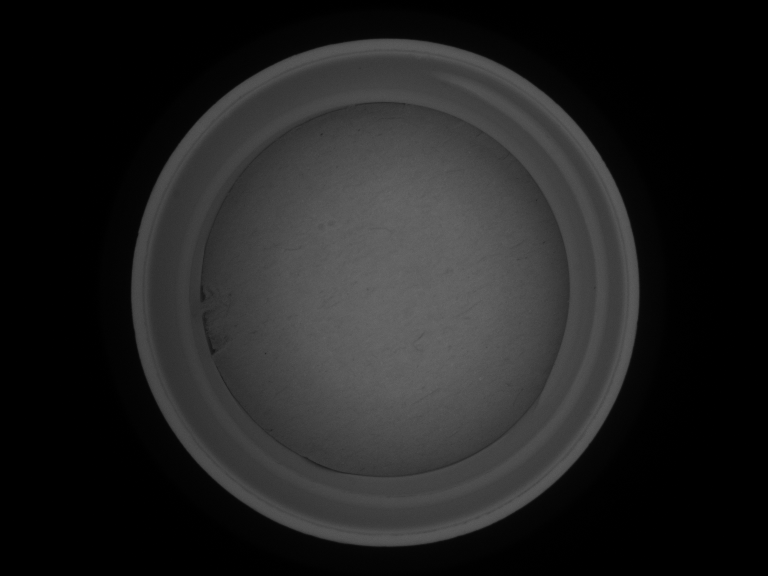
#> input picture caps/d_16.bmp, 768 x 576 px
$ python LinerDefect_Gradient.py   (older library calls are emulated)
#> lines starting #> are read from the running program, lines starting #| are printed output that depends on the picture
### Labelling.py
import cv2
import numpy as np
import os

# [54 lines left out: function labelling, not called in this run]

# [13 lines of commented-out code are left out]
def bestLabelling(file):
    img = cv2.imread('caps/' + file, cv2.IMREAD_GRAYSCALE)

    t1 =  cv2.getTickCount()

    edges = cv2.Canny(img, 100, 100, apertureSize=3, L2gradient=False)

    #cv2.imshow('aaa', edges)
    #cv2.waitKey()

    t2 = cv2.getTickCount()

    retVal, labels = cv2.connectedComponentsWithAlgorithm(edges, 8, cv2.CV_16U, cv2.CCL_DEFAULT)

    t3 = cv2.getTickCount()

    #blobs = np.full(retVal - 1, None)
    #blobs = [] * (retVal - 1)
    blobs = []

    # [66 lines of commented-out code are left out]


    nonzero = np.nonzero(labels)

    blobsX = [[] for i in range(retVal)]
    blobsY = [[] for i in range(retVal)]

    #nonzero = (nonzeroArrays[0].tolist(), nonzeroArrays[1].tolist())

    for i in range(0, len(nonzero[0])):
        x = nonzero[0][i]
        y = nonzero[1][i]

        p = labels[x][y]

        blobsX[p - 1].append(x)
        blobsY[p - 1].append(y)


    result = [[] for i in range(retVal)]

    for i in range(retVal):
        result[i] = (blobsX[i], blobsY[i])

    return result


    # [66 lines of commented-out code are left out]

# [25 lines left out: function bestLabellingGradient, not called in this run]

# [3 lines that do not run on import are left out]

    #res = bestLabelling('d_16.bmp')

    #for i in res:
    #    print (i)

### LinerDefect_Gradient.py
import cv2
import numpy as np
import os
from matplotlib import pyplot as plt
import math
import random
import Labelling
import ProjectTest_Gava
import Outliers

def calcMagnitude(img):
    dx = cv2.Sobel(img, cv2.CV_32F, 1, 0, 3)
    dy = cv2.Sobel(img, cv2.CV_32F, 0, 1, 3)
    #print(dx)
    #print(dy)
    res = cv2.magnitude(dx, dy)
    ##cv2.imshow("res", res)
    #res = cv2.normalize(res, 0.0, 255.0, cv2.CV_8U)
    #print(res)
    dx = np.uint8(np.absolute(dx))
    dy = np.uint8(np.absolute(dy))
    res = np.uint8(np.absolute(res))
    #cv2.imshow("dx", dx)
    #cv2.imshow("dy", dy)
    #cv2.imshow("res", res)
    cv2.waitKey()
    cv2.destroyAllWindows()
    return res

goodCap = cv2.imread("./caps/d_16.bmp", cv2.IMREAD_GRAYSCALE)
#> goodCap is the input picture: shape (576, 768); min 0, max 104, mean 33.6
incompleteLiner = cv2.imread("./caps/d_18.bmp", cv2.IMREAD_GRAYSCALE)
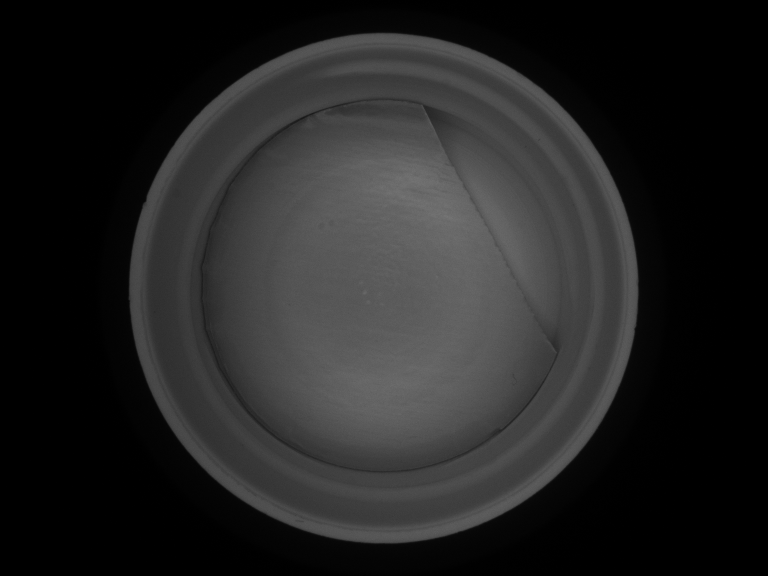
#> input picture caps/d_18.bmp, 768 x 576 px
#> incompleteLiner is the input picture: shape (576, 768); min 0, max 118, mean 34.8
missingLiner = cv2.imread("./caps/d_31.bmp", cv2.IMREAD_GRAYSCALE)
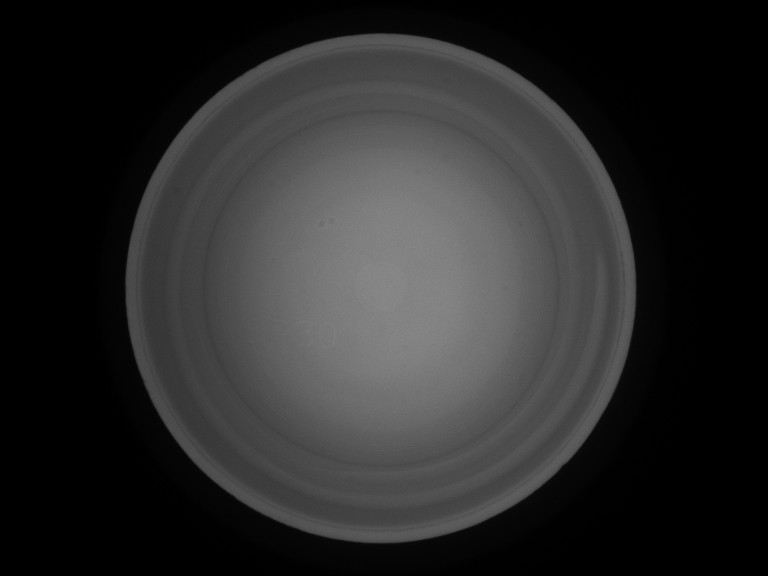
#> input picture caps/d_31.bmp, 768 x 576 px
#> missingLiner is the input picture: shape (576, 768); min 0, max 138, mean 41.3
goodCapMagnitude = calcMagnitude(goodCap)
#> in calcMagnitude, `dy = cv2.Sobel(img, cv2.CV_32F, 0, 1, 3)`:
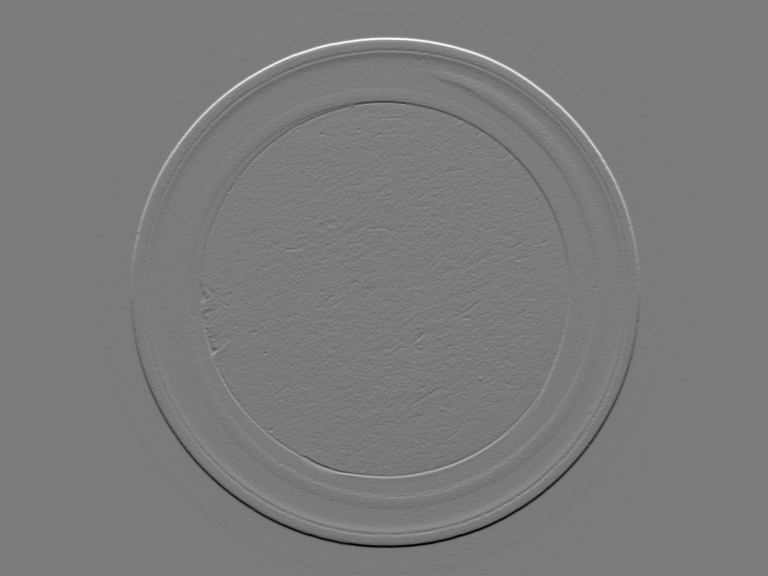
#> dy: shape (576, 768) float32; min -220, max 236, mean 0; drawn with min black and max white
incompleteLinerMagnitude = calcMagnitude(incompleteLiner)
#> in calcMagnitude (call 2), `dy = cv2.Sobel(img, cv2.CV_32F, 0, 1, 3)`:
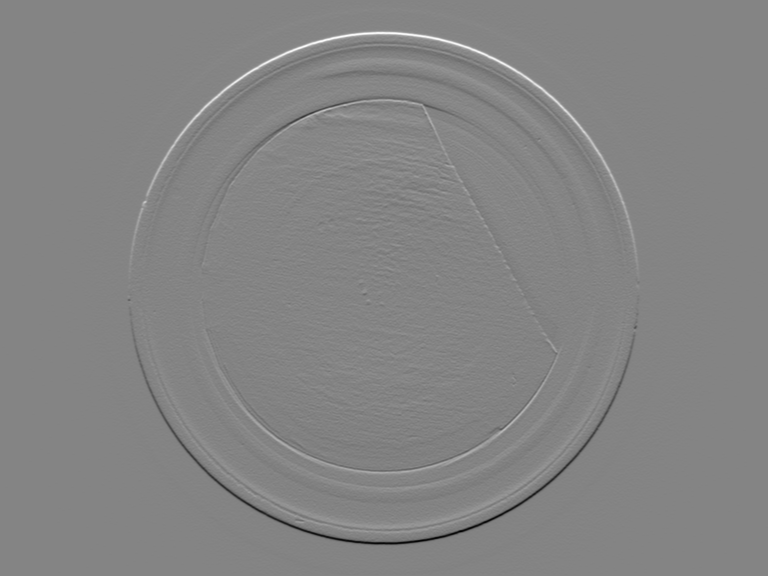
#> dy: shape (576, 768) float32; min -248, max 230, mean 0; drawn with min black and max white
#> in calcMagnitude (call 2), `res = cv2.magnitude(dx, dy)`:
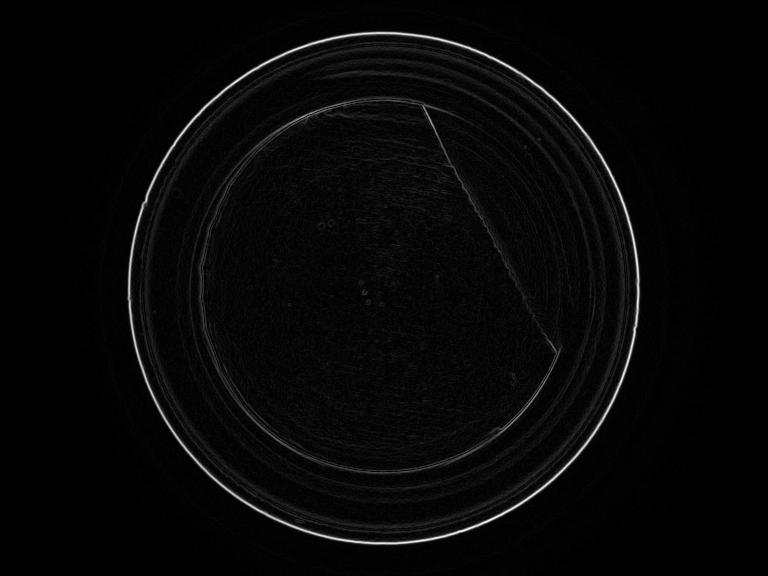
#> res: shape (576, 768) float32; min 0, max 252.6, mean 7.2
missingLinerMagnitude = calcMagnitude(missingLiner)
#> in calcMagnitude (call 3), `dx = cv2.Sobel(img, cv2.CV_32F, 1, 0, 3)`:
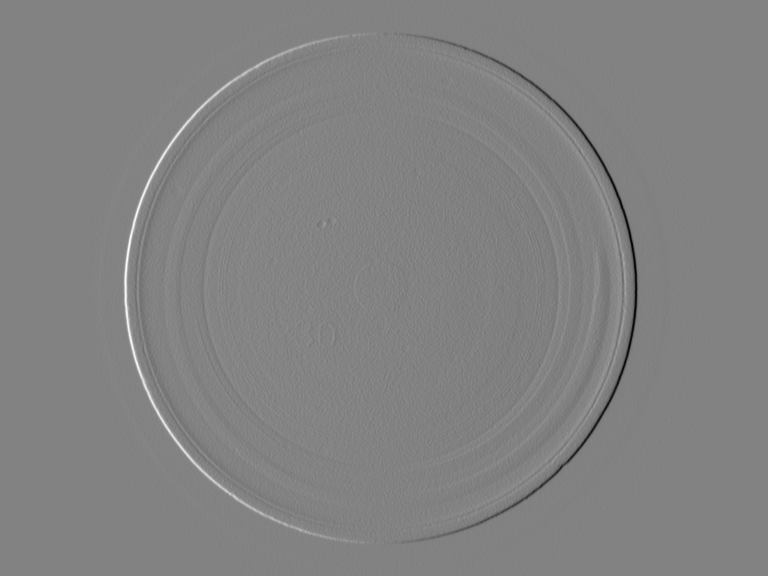
#> dx: shape (576, 768) float32; min -227, max 217, mean 0; drawn with min black and max white
#> in calcMagnitude (call 3), `res = cv2.magnitude(dx, dy)`:
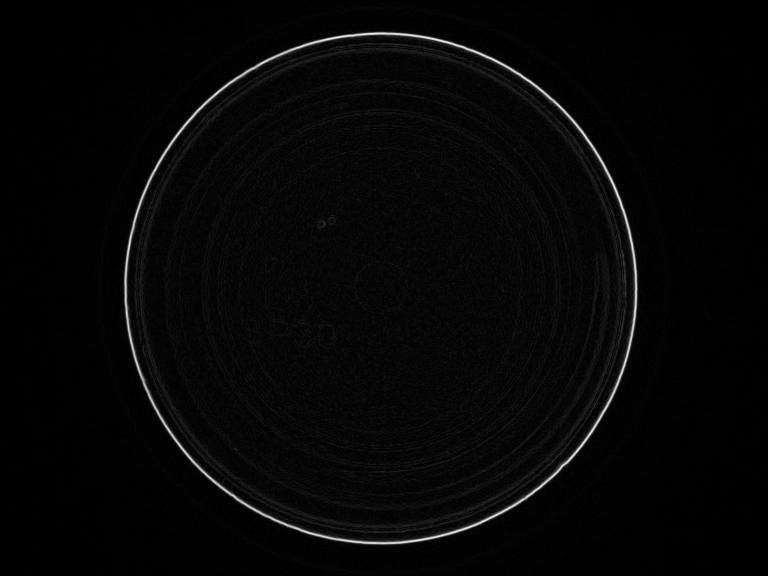
#> res: shape (576, 768) float32; min 0, max 245.2, mean 6.4

cv2.imshow("Good Cap Magnitude", goodCapMagnitude)
cv2.imshow("Incomplete Liner Magnitude", incompleteLinerMagnitude)
cv2.imshow("Missing Liner Magnitude", missingLinerMagnitude)

temp = cv2.fastNlMeansDenoising(goodCapMagnitude, None, 10, 7, 21)
temp = cv2.fastNlMeansDenoising(temp, None, 10, 7, 21)
cv2.imshow("temp", temp)

cv2.waitKey()
cv2.destroyAllWindows()

#> (the run stopped early here; a loop or call above may not have finished)
